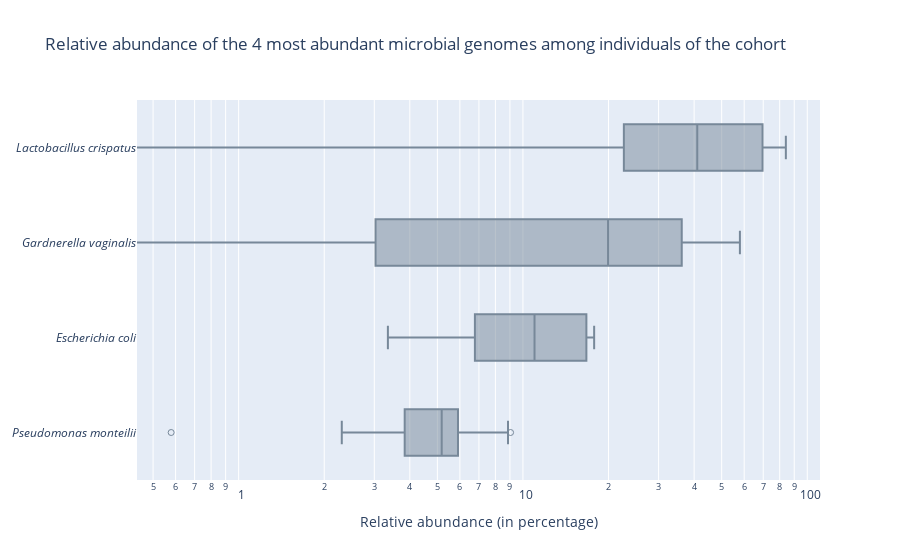

The code cell stored with this chart in its notebook:
### Code cell
fig2 = instance.plot_most_abundant_taxa(
    mode="boxplot",
    taxa_level="species",
    prevalence_threshold=None,
    average_relative_abundance_threshold=5,
    higher_classification=False,                
    ascending=False,
    output_file="Most_abundant_species.html"        # It's also possible to generate a static image. You just need to change the extension of the file
)

### Figure 1 — Plotly figure (JSON) as saved in the notebook; plotly's stock layout.template omitted (floating-point values rounded to 4 significant figures)
{"data": [{"boxpoints": "suspectedoutliers", "marker": {"color": "#778899"}, "name": "<i>Pseudomonas monteilii</i>", "orientation": "h", "text": ["SAMPLE_1", "SAMPLE_2", "SAMPLE_3", "SAMPLE_4", "SAMPLE_5", "SAMPLE_6", "SAMPLE_7", "SAMPLE_8", "SAMPLE_9", "SAMPLE_10"], "type": "box", "x": [2.305, 5.538, 3.837, 9.046, 4.819, 0.5789, 4.356, 5.909, 5.622, 8.861], "y": ["<i>Pseudomonas monteilii</i>", "<i>Pseudomonas monteilii</i>", "<i>Pseudomonas monteilii</i>", "<i>Pseudomonas monteilii</i>", "<i>Pseudomonas monteilii</i>", "<i>Pseudomonas monteilii</i>", "<i>Pseudomonas monteilii</i>", "<i>Pseudomonas monteilii</i>", "<i>Pseudomonas monteilii</i>", "<i>Pseudomonas monteilii</i>"]}, {"boxpoints": "suspectedoutliers", "marker": {"color": "#778899"}, "name": "<i>Escherichia coli</i>", "orientation": "h", "text": ["SAMPLE_1", "SAMPLE_2", "SAMPLE_3", "SAMPLE_4", "SAMPLE_5", "SAMPLE_6", "SAMPLE_7", "SAMPLE_8", "SAMPLE_9", "SAMPLE_10"], "type": "box", "x": [9.078, 14.63, 5.305, 9.868, 16.72, 17.8, 6.776, 17.73, 3.349, 12.1], "y": ["<i>Escherichia coli</i>", "<i>Escherichia coli</i>", "<i>Escherichia coli</i>", "<i>Escherichia coli</i>", "<i>Escherichia coli</i>", "<i>Escherichia coli</i>", "<i>Escherichia coli</i>", "<i>Escherichia coli</i>", "<i>Escherichia coli</i>", "<i>Escherichia coli</i>"]}, {"boxpoints": "suspectedoutliers", "marker": {"color": "#778899"}, "name": "<i>Gardnerella vaginalis</i>", "orientation": "h", "text": ["SAMPLE_1", "SAMPLE_2", "SAMPLE_3", "SAMPLE_4", "SAMPLE_5", "SAMPLE_6", "SAMPLE_7", "SAMPLE_8", "SAMPLE_9", "SAMPLE_10"], "type": "box", "x": [40.2, 3.03, 0, 36.18, 4.217, 31.11, 0, 57.95, 8.732, 32.35], "y": ["<i>Gardnerella vaginalis</i>", "<i>Gardnerella vaginalis</i>", "<i>Gardnerella vaginalis</i>", "<i>Gardnerella vaginalis</i>", "<i>Gardnerella vaginalis</i>", "<i>Gardnerella vaginalis</i>", "<i>Gardnerella vaginalis</i>", "<i>Gardnerella vaginalis</i>", "<i>Gardnerella vaginalis</i>", "<i>Gardnerella vaginalis</i>"]}, {"boxpoints": "suspectedoutliers", "marker": {"color": "#778899"}, "name": "<i>Lactobacillus crispatus</i>", "orientation": "h", "text": ["SAMPLE_1", "SAMPLE_2", "SAMPLE_3", "SAMPLE_4", "SAMPLE_5", "SAMPLE_6", "SAMPLE_7", "SAMPLE_8", "SAMPLE_9", "SAMPLE_10"], "type": "box", "x": [12.25, 56.01, 84.09, 24.01, 63.25, 26.05, 75.61, 0, 69.62, 22.64], "y": ["<i>Lactobacillus crispatus</i>", "<i>Lactobacillus crispatus</i>", "<i>Lactobacillus crispatus</i>", "<i>Lactobacillus crispatus</i>", "<i>Lactobacillus crispatus</i>", "<i>Lactobacillus crispatus</i>", "<i>Lactobacillus crispatus</i>", "<i>Lactobacillus crispatus</i>", "<i>Lactobacillus crispatus</i>", "<i>Lactobacillus crispatus</i>"]}], "layout": {"showlegend": false, "title": {"text": "Relative abundance of the 4 most abundant microbial genomes among individuals of the cohort"}, "xaxis": {"title": {"text": "Relative abundance (in percentage)"}, "type": "log"}}}
